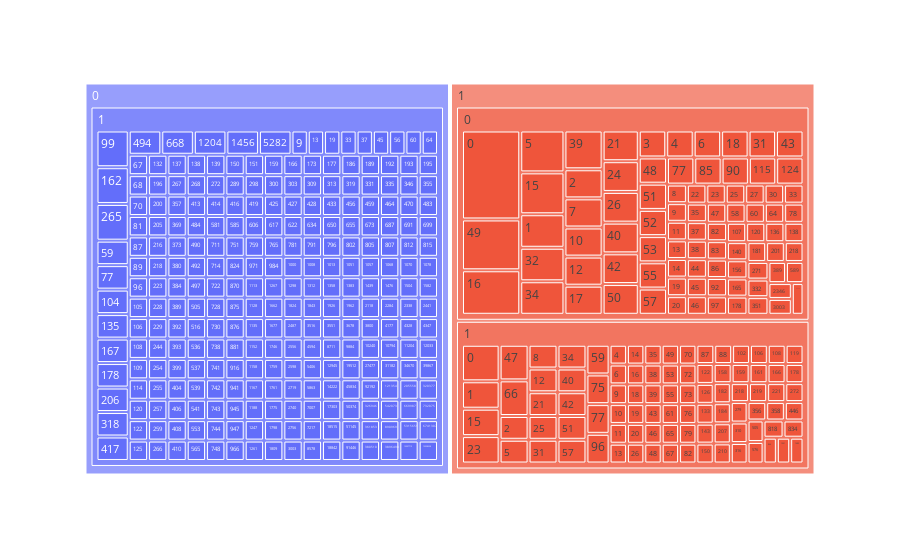

Notebook code cell kept with this figure:
### Markdown cell above
<p><p><center><h1 style="font-size:2em;color:#193300"> Datos </h1></center>
    
<p><p><left><h1 style="font-size: 1em;color:#193300"> El siguiente gráficose organiza de la siguiente forma:  </h1></left>  
    
* <p><p><left><h1 style="font-size: 1em;color:#193300"> El cuadro rojo son las cuentas faltas y que están etiquetadas con 1. El cuadro azul son las cuentas no falsas etiquetadas con 0.  </h1></left> 
    
* <p><p><left><h1 style="font-size: 1em;color:#193300"> Dentro del cuado azul, se puede observar que todas las cuentas tienen foto de perfil y por eso solo se puede ver la selección de 1.</h1></left>   
    
* <p><p><left><h1 style="font-size: 1em;color:#193300"> Dentro del cuado rojo, se puede observar que no todas las cuentas tienen foto de perfil y por eso se ver la siguiente clasificación con 0 (Sin foto de perfil) y 1 (foto de perfil).</h1></left>     

* <p><p><left><h1 style="font-size: 1em;color:#193300"> Dentro del cuado azul, se puede observar que todas las cuentas tienen foto de perfil y por eso solo se puede ver la selección de 1. </h1></left>   
    
* <p><p><left><h1 style="font-size: 1em;color:#193300"> Para ver el impacto de estas cuentas falsas y si las personas las pueden diferenciar de forma fácil, el siguiente número que aparece es el número de seguidores que tiene cada una de las cuentas.  </h1></left>  
    
* <p><p><left><h1 style="font-size: 1em;color:#193300"> Como conclusión se puede ver que en general las personas no reconocen una cuenta falsa, ya que hay muchos usuarios que siguen este tipo de cuentas.  </h1></left>

### Code cell
# una forma de presentar datos categóricos
grafico = px.treemap(df_sw, path=['fake','profile pic' ,'#followers'])
grafico.show()

### Figure 1 — Plotly figure (JSON) as saved in the notebook; plotly's stock layout.template omitted (floating-point values rounded to 4 significant figures; data arrays with more than 128 entries replaced by an {"elided": "..."} marker saying what was removed)
{"data": [{"branchvalues": "total", "domain": {"x": [0, 1], "y": [0, 1]}, "hovertemplate": "labels=%{label}<br>count=%{value}<br>parent=%{parent}<br>id=%{id}<extra></extra>", "ids": {"elided": "448 str values"}, "labels": {"elided": "448 str values"}, "name": "", "parents": {"elided": "448 str values"}, "type": "treemap", "values": {"elided": "448 int values"}}], "layout": {"legend": {"tracegroupgap": 0}, "margin": {"t": 60}}}
